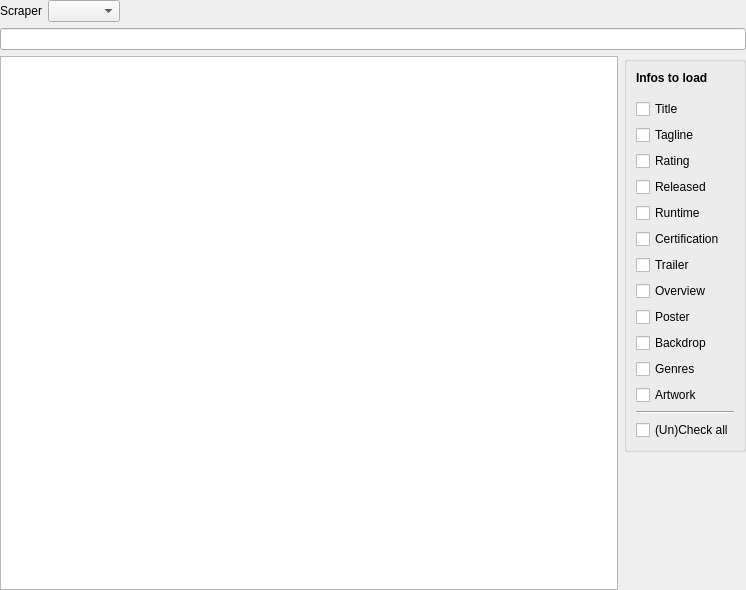
<?xml version="1.0" encoding="UTF-8"?>
<ui version="4.0">
 <class>ConcertSearchWidget</class>
 <widget class="QWidget" name="ConcertSearchWidget">
  <property name="geometry">
   <rect>
    <x>0</x>
    <y>0</y>
    <width>746</width>
    <height>590</height>
   </rect>
  </property>
  <layout class="QVBoxLayout" name="verticalLayout">
   <property name="leftMargin">
    <number>0</number>
   </property>
   <property name="topMargin">
    <number>0</number>
   </property>
   <property name="rightMargin">
    <number>0</number>
   </property>
   <property name="bottomMargin">
    <number>0</number>
   </property>
   <item>
    <layout class="QHBoxLayout" name="horizontalLayout_5">
     <item>
      <widget class="QLabel" name="label_4">
       <property name="text">
        <string>Scraper</string>
       </property>
      </widget>
     </item>
     <item>
      <widget class="QComboBox" name="comboScraper"/>
     </item>
     <item>
      <spacer name="horizontalSpacer_3">
       <property name="orientation">
        <enum>Qt::Horizontal</enum>
       </property>
       <property name="sizeHint" stdset="0">
        <size>
         <width>40</width>
         <height>20</height>
        </size>
       </property>
      </spacer>
     </item>
    </layout>
   </item>
   <item>
    <widget class="MyLineEdit" name="searchString"/>
   </item>
   <item>
    <layout class="QHBoxLayout" name="horizontalLayout_4" stretch="0,0">
     <item>
      <widget class="QTableWidget" name="results">
       <property name="editTriggers">
        <set>QAbstractItemView::NoEditTriggers</set>
       </property>
       <property name="alternatingRowColors">
        <bool>true</bool>
       </property>
       <property name="selectionMode">
        <enum>QAbstractItemView::SingleSelection</enum>
       </property>
       <property name="selectionBehavior">
        <enum>QAbstractItemView::SelectRows</enum>
       </property>
       <property name="showGrid">
        <bool>false</bool>
       </property>
       <attribute name="horizontalHeaderVisible">
        <bool>false</bool>
       </attribute>
       <attribute name="horizontalHeaderStretchLastSection">
        <bool>true</bool>
       </attribute>
       <attribute name="verticalHeaderVisible">
        <bool>false</bool>
       </attribute>
       <column>
        <property name="text">
         <string>Result</string>
        </property>
       </column>
      </widget>
     </item>
     <item>
      <layout class="QVBoxLayout" name="verticalLayout_2">
       <item>
        <widget class="QGroupBox" name="groupBox">
         <property name="title">
          <string/>
         </property>
         <layout class="QVBoxLayout" name="verticalLayout_5">
          <item>
           <widget class="QLabel" name="label_3">
            <property name="font">
             <font>
              <weight>75</weight>
              <bold>true</bold>
             </font>
            </property>
            <property name="text">
             <string>Infos to load</string>
            </property>
           </widget>
          </item>
          <item>
           <spacer name="verticalSpacer_3">
            <property name="orientation">
             <enum>Qt::Vertical</enum>
            </property>
            <property name="sizeType">
             <enum>QSizePolicy::Fixed</enum>
            </property>
            <property name="sizeHint" stdset="0">
             <size>
              <width>20</width>
              <height>8</height>
             </size>
            </property>
           </spacer>
          </item>
          <item>
           <widget class="MyCheckBox" name="chkTitle">
            <property name="text">
             <string>Title</string>
            </property>
           </widget>
          </item>
          <item>
           <widget class="MyCheckBox" name="chkTagline">
            <property name="text">
             <string>Tagline</string>
            </property>
           </widget>
          </item>
          <item>
           <widget class="MyCheckBox" name="chkRating">
            <property name="text">
             <string>Rating</string>
            </property>
           </widget>
          </item>
          <item>
           <widget class="MyCheckBox" name="chkReleased">
            <property name="text">
             <string>Released</string>
            </property>
           </widget>
          </item>
          <item>
           <widget class="MyCheckBox" name="chkRuntime">
            <property name="text">
             <string>Runtime</string>
            </property>
           </widget>
          </item>
          <item>
           <widget class="MyCheckBox" name="chkCertification">
            <property name="text">
             <string>Certification</string>
            </property>
           </widget>
          </item>
          <item>
           <widget class="MyCheckBox" name="chkTrailer">
            <property name="text">
             <string>Trailer</string>
            </property>
           </widget>
          </item>
          <item>
           <widget class="MyCheckBox" name="chkOverview">
            <property name="text">
             <string>Overview</string>
            </property>
           </widget>
          </item>
          <item>
           <widget class="MyCheckBox" name="chkPoster">
            <property name="text">
             <string>Poster</string>
            </property>
           </widget>
          </item>
          <item>
           <widget class="MyCheckBox" name="chkBackdrop">
            <property name="text">
             <string>Backdrop</string>
            </property>
           </widget>
          </item>
          <item>
           <widget class="MyCheckBox" name="chkGenres">
            <property name="text">
             <string>Genres</string>
            </property>
           </widget>
          </item>
          <item>
           <widget class="MyCheckBox" name="chkExtraArts">
            <property name="toolTip">
             <string>Logo, Clear Art, CD Art</string>
            </property>
            <property name="text">
             <string>Artwork</string>
            </property>
           </widget>
          </item>
          <item>
           <widget class="Line" name="line_2">
            <property name="orientation">
             <enum>Qt::Horizontal</enum>
            </property>
           </widget>
          </item>
          <item>
           <widget class="QCheckBox" name="chkUnCheckAll">
            <property name="text">
             <string>(Un)Check all</string>
            </property>
           </widget>
          </item>
         </layout>
        </widget>
       </item>
       <item>
        <spacer name="verticalSpacer_4">
         <property name="orientation">
          <enum>Qt::Vertical</enum>
         </property>
         <property name="sizeHint" stdset="0">
          <size>
           <width>20</width>
           <height>40</height>
          </size>
         </property>
        </spacer>
       </item>
      </layout>
     </item>
    </layout>
   </item>
  </layout>
 </widget>
 <customwidgets>
  <customwidget>
   <class>MyCheckBox</class>
   <extends>QCheckBox</extends>
   <header location="global">smallWidgets/MyCheckBox.h</header>
  </customwidget>
  <customwidget>
   <class>MyLineEdit</class>
   <extends>QLineEdit</extends>
   <header>smallWidgets/MyLineEdit.h</header>
  </customwidget>
 </customwidgets>
 <resources/>
 <connections/>
</ui>
